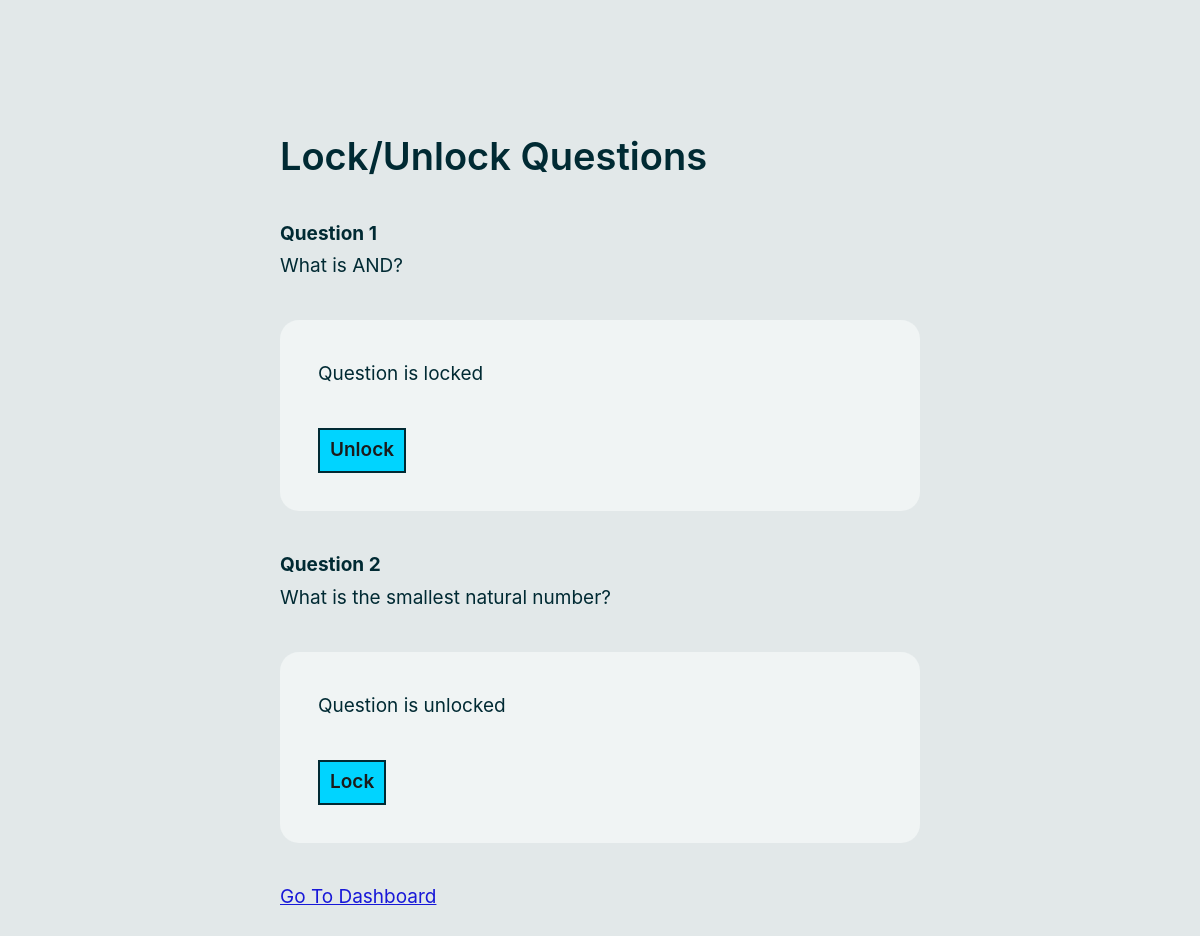
Screenshot of /quiz/lock_unlock_ques/108 (signed in) with the database file from the repository.
### tables this page shows
CREATE TABLE Questions(
    question_id INTEGER NOT NULL,
    quiz_id INTEGER NOT NULL,
    question_type TEXT NOT NULL,
    question_text TEXT NOT NULL,
    lock BOOLEAN DEFAULT TRUE,
    duration TEXT,
    unlock_time TIMESTAMP,
    PRIMARY KEY (question_id, quiz_id),
    FOREIGN KEY (quiz_id) REFERENCES Quizzes (quiz_id) ON DELETE CASCADE
);

### quiz_app/quiz.py (the view, shortened to what this page needs)
@bp.route('/quiz/lock_unlock_ques/<int:quiz_id>', methods=['GET','POST'])
@admin_login_required
def lock_unlock_ques(quiz_id):
    db = get_db()
    questions = db.execute('SELECT * FROM Questions WHERE quiz_id = ?', (quiz_id,)).fetchall()
    return render_template('lock_unlock_ques.html', questions=questions, quiz_id=quiz_id)

### quiz_app/auth.py (called while the page is built)
@bp.before_app_request
def load_logged_in_user():
    user_id = session.get('user_id')
    admin_id = session.get('admin_id')
    if admin_id is None:
        g.admin = None
    else:
        g.admin = get_db().execute(
            'SELECT * FROM Admins WHERE admin_id = ?', (admin_id,)
        ).fetchone()
    if user_id is None:
        g.user = None
    else:
        g.user = get_db().execute(
            'SELECT * FROM Users WHERE id = ?', (user_id,)
        ).fetchone()

def admin_login_required(view):
    @functools.wraps(view)
    def wrapped_view(**kwargs):
        if g.admin is None:
            return redirect(url_for('auth.login_admin'))
        return view(**kwargs)
    return wrapped_view

### quiz_app/db.py (called while the page is built)
def get_db():
    if 'db' not in g:
        g.db = sqlite3.connect(
            current_app.config['DATABASE'],
            detect_types=sqlite3.PARSE_DECLTYPES
        )
        g.db.row_factory = sqlite3.Row
    return g.db

### templates/lock_unlock_ques.html (shortened to what this page needs)
{% extends 'base.html' %}
    {% block content %}
    <div class="container mt-5">
        <h2>Lock/Unlock Questions</h2>
        <div class="all-questions">
            {% for question in questions %}
            <div class="question">
                <h4>Question {{ question['question_id'] }}</h4>
                <p>{{ question['question_text'] }}</p>
                <form action="{{ url_for('quiz.lock_unlock_ques', quiz_id=quiz_id) }}" method="POST">
                    {% if question['lock'] %}
                        <p>Question is locked</p>
                    {% else %}
                        <p>Question is unlocked</p>
                    {% endif %}
                    <button type="submit" name="lock_unlock" class="btn btn-outline-danger">{{ 'Unlock' if question['lock'] else 'Lock' }}</button>
                </form>
            </div>
            {% endfor %}
            <a href="{{ url_for('interface.admin_dashboard') }}" class="btn btn-outline-primary">Go To Dashboard</a>
        </div>
    </div>
    {% endblock %}

### rows the page displays
Questions: question_id "1", question_text "What is AND?", shows "Question is locked", lock "Unlock"
Questions: question_id "2", question_text "What is the smallest natural number?", shows "Question is unlocked", lock "Lock"
